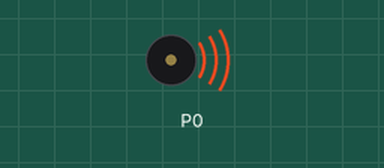
Recording of a program running on a simulated BBC micro:bit (MakeCode). Shown: buzzer (waves = sounding).

Above: at 0.7 s.
At 1.3 s:
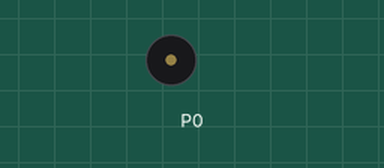
Timing chart, 0 to 2.8 s (numbered marks = the images above):
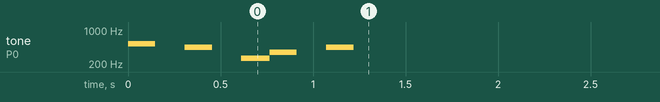

The program:

main.ts
```typescript
function allumer_bleu () {
    pins.digitalWritePin(DigitalPin.P0, 0)
    pins.digitalWritePin(DigitalPin.P0, 0)
    pins.digitalWritePin(DigitalPin.P0, 0)
    pins.digitalWritePin(DigitalPin.P0, 0)
}
function allumer_jaune () {
    pins.digitalWritePin(DigitalPin.P0, 0)
    pins.digitalWritePin(DigitalPin.P0, 0)
    pins.digitalWritePin(DigitalPin.P0, 0)
    pins.digitalWritePin(DigitalPin.P0, 0)
}
function allumer_rouge () {
    pins.digitalWritePin(DigitalPin.P0, 0)
    pins.digitalWritePin(DigitalPin.P0, 0)
    pins.digitalWritePin(DigitalPin.P0, 0)
    pins.digitalWritePin(DigitalPin.P0, 0)
}
function allumer_vert () {
    pins.digitalWritePin(DigitalPin.P0, 0)
    pins.digitalWritePin(DigitalPin.P0, 0)
    pins.digitalWritePin(DigitalPin.P0, 0)
    pins.digitalWritePin(DigitalPin.P0, 0)
}
music.playMelody("C5 - A - C F - A ", 400)
basic.forever(function () {
    allumer_rouge()
    basic.pause(1000)
    allumer_jaune()
    basic.pause(1000)
    allumer_vert()
    basic.pause(1000)
    allumer_bleu()
    basic.pause(1000)
})
```

test.ts
```typescript
// les tests vont ici; ceci n'est pas compilé lorsque cet ensemble est utilisé en tant qu'extension.
```
